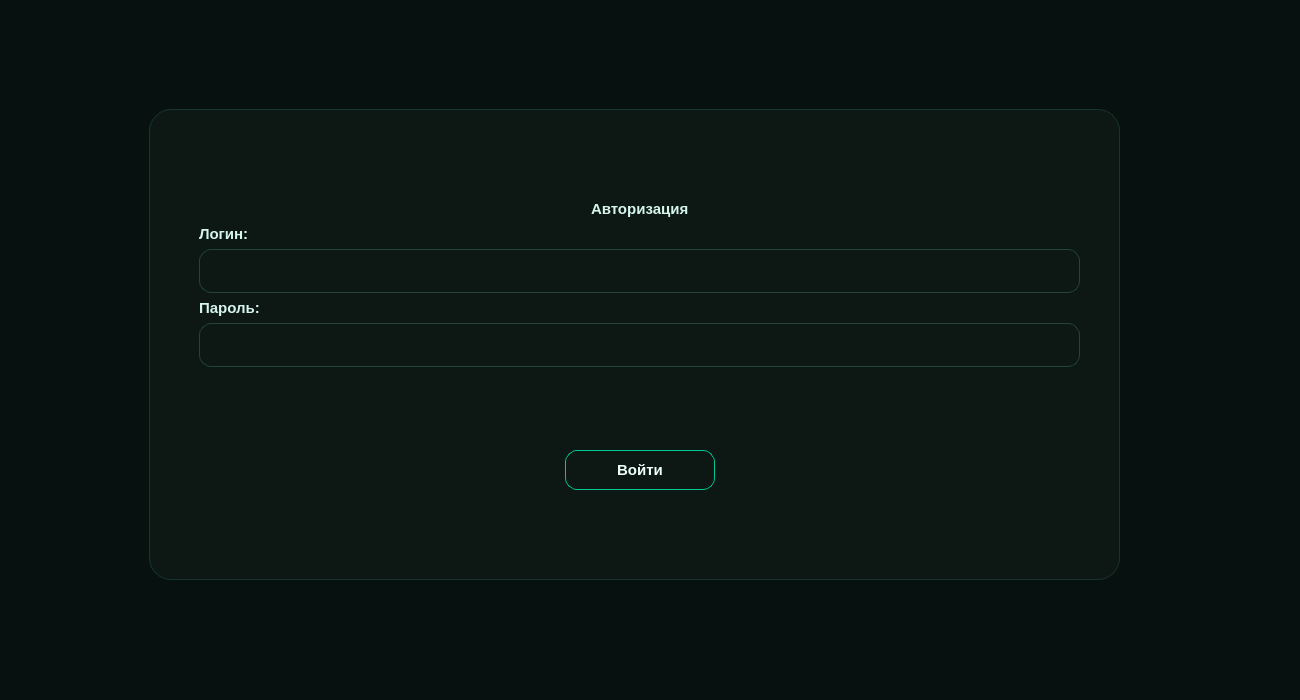
<?xml version="1.0" encoding="UTF-8"?>
<ui version="4.0">
 <class>MainWindow</class>
 <widget class="QMainWindow" name="MainWindow">
  <property name="geometry">
   <rect>
    <x>0</x>
    <y>0</y>
    <width>1300</width>
    <height>700</height>
   </rect>
  </property>
  <property name="minimumSize">
   <size>
    <width>1300</width>
    <height>700</height>
   </size>
  </property>
  <property name="maximumSize">
   <size>
    <width>1300</width>
    <height>900</height>
   </size>
  </property>
  <property name="windowTitle">
   <string>FaceAcceost AI</string>
  </property>
  <property name="styleSheet">
   <string notr="true">QMainWindow {
    background-color: #07110f;
}

QWidget {
    color: #ecfff8;
    font-family: &quot;Segoe UI&quot;;
    font-size: 14px;
    background-color: transparent;
}

QFrame#indicator {
    background-color: #00c896;
    border-radius: 2px;
}

QWidget#centralwidget,
QWidget#centralWidget {
    background-color: #07110f;
}

QStackedWidget {
    background-color: #07110f;
}

QGroupBox {
    background-color: #0d1815;
    border: 1px solid #18352d;
    border-radius: 22px;
    padding: 28px;
}

QGroupBox:hover {
    border: 1px solid #00d39f;
}

QGroupBox QWidget {
    background-color: transparent;
}

QLabel {
    color: #d5f5ec;
    font-size: 15px;
    font-weight: 500;
}

QLabel#labelTitle {
    color: #ffffff;
    font-size: 34px;
    font-weight: 700;
    letter-spacing: 1px;
    padding-bottom: 10px;
}

QLabel#label_NameApplication {
    font-size: 35px;
    font-weight: 700;
}

QGroupBox#groupBox_Arrived QLabel#label_TitleArrived {
	font: 600 20pt &quot;Ubuntu Sans&quot;;
	font-weight: 500;
}

QGroupBox#groupBox_Arrived QLabel#label_NumberArrived {
	font: 600 35pt &quot;Ubuntu Sans&quot;;
	font-weight: 650;
}

QGroupBox#groupBox_Late QLabel#label_TitleLate {
	font: 600 20pt &quot;Ubuntu Sans&quot;;
	font-weight: 500;
}

QGroupBox#groupBox_Late QLabel#label_NumberLate {
	font: 600 35pt &quot;Ubuntu Sans&quot;;
	font-weight: 650;
}

QGroupBox#groupBox_Missing QLabel#label_TitleMissing {
	font: 600 20pt &quot;Ubuntu Sans&quot;;
	font-weight: 500;
}

QGroupBox#groupBox_Missing QLabel#label_NumberMissing {
	font: 600 35pt &quot;Ubuntu Sans&quot;;
	font-weight: 650;
}

/* === СТАТИСТИКА: groupBox_Arrived (зелёный) === */
QGroupBox#groupBox_Arrived {
    background: qlineargradient(x1:0, y1:0, x2:1, y2:1, 
        stop:0 #2d5a4a, stop:1 #1a3d32);
    border: 2px solid #4a7c6a;
    border-radius: 4px;
    padding: 15px 20px;
}

QGroupBox#groupBox_Arrived:hover {
    border: 2px solid #5a9c8a;
    background: qlineargradient(x1:0, y1:0, x2:1, y2:1, 
        stop:0 #3d6a5a, stop:1 #2a4d42);
}

QGroupBox#groupBox_Arrived QLabel {
    color: #ffffff;
    font-size: 18px;
    font-weight: 700;
    padding-left: 15px;
    padding-top: 8px;
}

/* === СТАТИСТИКА: groupBox_Late (оранжевый) === */
QGroupBox#groupBox_Late {
    background: qlineargradient(x1:0, y1:0, x2:1, y2:1, 
        stop:0 #8b6a3d, stop:1 #5a4a2d);
    border: 2px solid #a67c4a;
    border-radius: 4px;
    padding: 15px 20px;
}

QGroupBox#groupBox_Late:hover {
    border: 2px solid #c69c5a;
    background: qlineargradient(x1:0, y1:0, x2:1, y2:1, 
        stop:0 #9b7a4d, stop:1 #6a5a3d);
}

QGroupBox#groupBox_Late QLabel {
    color: #ffffff;
    font-size: 18px;
    font-weight: 700;
    padding-left: 15px;
    padding-top: 8px;
}

/* === СТАТИСТИКА: groupBox_Missing (красный) === */
QGroupBox#groupBox_Missing {
    background: qlineargradient(x1:0, y1:0, x2:1, y2:1, 
        stop:0 #6a3d3d, stop:1 #4a2d2d);
    border: 2px solid #7c4a4a;
    border-radius: 4px;
    padding: 15px 20px;
}

QGroupBox#groupBox_Missing:hover {
    border: 2px solid #9c5a5a;
    background: qlineargradient(x1:0, y1:0, x2:1, y2:1, 
        stop:0 #7a4d4d, stop:1 #5a3d3d);
}

QGroupBox#groupBox_Missing QLabel {
    color: #ffffff;
    font-size: 18px;
    font-weight: 700;
    padding-left: 15px;
    padding-top: 8px;
}

QLineEdit {
    background-color: #101d1a;
    border: 1px solid #21453b;
    border-radius: 12px;
    padding: 11px 14px;
    color: #f2fffb;
    font-size: 15px;
}

QLineEdit:hover {
    background-color: #132420;
    border: 1px solid #00b98b;
}

QLineEdit:focus {
    background-color: #152925;
    border: 2px solid #00d39f;
}

QLineEdit::placeholder {
    color: #6e8f84;
}

QPushButton {
    background-color: #10201b;
    color: #ecfff8;
    border: 1px solid #00c896;
    border-radius: 12px;
    padding: 10px 28px;
    font-size: 15px;
    font-weight: 600;
}

QPushButton:hover {
    background-color: #00c896;
    color: #04110d;
    border: 1px solid #00e0a8;
}

QPushButton:pressed {
    background-color: #009f77;
    color: #ffffff;
    border: 1px solid #00c896;
}

QPushButton:disabled {
    background-color: #111816;
    color: #5d746d;
    border: 1px solid #23312d;
}</string>
  </property>
  <widget class="QWidget" name="centralwidget">
   <widget class="QStackedWidget" name="stackedWidget">
    <property name="geometry">
     <rect>
      <x>-1</x>
      <y>-1</y>
      <width>1301</width>
      <height>701</height>
     </rect>
    </property>
    <widget class="QWidget" name="page_login">
     <widget class="QGroupBox" name="groupBox">
      <property name="enabled">
       <bool>true</bool>
      </property>
      <property name="geometry">
       <rect>
        <x>150</x>
        <y>110</y>
        <width>971</width>
        <height>471</height>
       </rect>
      </property>
      <property name="minimumSize">
       <size>
        <width>0</width>
        <height>0</height>
       </size>
      </property>
      <property name="styleSheet">
       <string notr="true"/>
      </property>
      <property name="title">
       <string/>
      </property>
      <widget class="QWidget" name="layoutWidget">
       <property name="geometry">
        <rect>
         <x>50</x>
         <y>90</y>
         <width>881</width>
         <height>291</height>
        </rect>
       </property>
       <layout class="QVBoxLayout" name="verticalLayout">
        <item>
         <layout class="QHBoxLayout" name="horizontalLayout">
          <item>
           <spacer name="horizontalSpacer">
            <property name="orientation">
             <enum>Qt::Orientation::Horizontal</enum>
            </property>
            <property name="sizeHint" stdset="0">
             <size>
              <width>40</width>
              <height>20</height>
             </size>
            </property>
           </spacer>
          </item>
          <item>
           <widget class="QLabel" name="label">
            <property name="styleSheet">
             <string notr="true">
font: 600 30pt &quot;Ubuntu Sans&quot;;</string>
            </property>
            <property name="text">
             <string>Авторизация</string>
            </property>
           </widget>
          </item>
          <item>
           <spacer name="horizontalSpacer_2">
            <property name="orientation">
             <enum>Qt::Orientation::Horizontal</enum>
            </property>
            <property name="sizeHint" stdset="0">
             <size>
              <width>40</width>
              <height>20</height>
             </size>
            </property>
           </spacer>
          </item>
         </layout>
        </item>
        <item>
         <widget class="QLabel" name="label_2">
          <property name="styleSheet">
           <string notr="true"/>
          </property>
          <property name="text">
           <string>Логин:</string>
          </property>
         </widget>
        </item>
        <item>
         <widget class="QLineEdit" name="lineEdit_login">
          <property name="minimumSize">
           <size>
            <width>800</width>
            <height>40</height>
           </size>
          </property>
          <property name="styleSheet">
           <string notr="true"/>
          </property>
         </widget>
        </item>
        <item>
         <widget class="QLabel" name="label_3">
          <property name="styleSheet">
           <string notr="true"/>
          </property>
          <property name="text">
           <string>Пароль:</string>
          </property>
         </widget>
        </item>
        <item>
         <widget class="QLineEdit" name="lineEdit_password">
          <property name="minimumSize">
           <size>
            <width>800</width>
            <height>40</height>
           </size>
          </property>
          <property name="styleSheet">
           <string notr="true"/>
          </property>
         </widget>
        </item>
        <item>
         <spacer name="verticalSpacer_3">
          <property name="orientation">
           <enum>Qt::Orientation::Vertical</enum>
          </property>
          <property name="sizeHint" stdset="0">
           <size>
            <width>20</width>
            <height>40</height>
           </size>
          </property>
         </spacer>
        </item>
        <item>
         <layout class="QHBoxLayout" name="horizontalLayout_2">
          <item>
           <spacer name="horizontalSpacer_4">
            <property name="orientation">
             <enum>Qt::Orientation::Horizontal</enum>
            </property>
            <property name="sizeHint" stdset="0">
             <size>
              <width>40</width>
              <height>20</height>
             </size>
            </property>
           </spacer>
          </item>
          <item>
           <widget class="QPushButton" name="pushButton_vhod">
            <property name="minimumSize">
             <size>
              <width>150</width>
              <height>20</height>
             </size>
            </property>
            <property name="styleSheet">
             <string notr="true"/>
            </property>
            <property name="text">
             <string>Войти</string>
            </property>
           </widget>
          </item>
          <item>
           <layout class="QVBoxLayout" name="verticalLayout_2"/>
          </item>
          <item>
           <spacer name="horizontalSpacer_3">
            <property name="orientation">
             <enum>Qt::Orientation::Horizontal</enum>
            </property>
            <property name="sizeHint" stdset="0">
             <size>
              <width>40</width>
              <height>20</height>
             </size>
            </property>
           </spacer>
          </item>
         </layout>
        </item>
       </layout>
      </widget>
     </widget>
    </widget>
    <widget class="QWidget" name="page_mainWindow">
     <widget class="QFrame" name="frame">
      <property name="geometry">
       <rect>
        <x>-1</x>
        <y>-1</y>
        <width>251</width>
        <height>691</height>
       </rect>
      </property>
      <property name="styleSheet">
       <string notr="true">background-color: rgb(12, 21, 19);</string>
      </property>
      <property name="frameShape">
       <enum>QFrame::Shape::StyledPanel</enum>
      </property>
      <property name="frameShadow">
       <enum>QFrame::Shadow::Raised</enum>
      </property>
      <widget class="QWidget" name="verticalLayoutWidget">
       <property name="geometry">
        <rect>
         <x>10</x>
         <y>110</y>
         <width>221</width>
         <height>302</height>
        </rect>
       </property>
       <layout class="QVBoxLayout" name="verticalLayout_3">
        <item>
         <widget class="QPushButton" name="pushButton">
          <property name="styleSheet">
           <string notr="true">/* ===== КНОПКИ МЕНЮ ===== */

QPushButton {
    background-color: transparent;

    border: 1px solid transparent;
    border-radius: 14px;

    color: #ffffff;

    font-size: 15px;
    font-weight: 600;

    text-align: left;

    padding-left: 18px;
    padding-right: 18px;

    min-height: 30px;
    max-height: 30px;
}

/* ===== НАВЕДЕНИЕ ===== */

QPushButton:hover {
    background-color: rgba(0, 200, 150, 0.08);

    border: 1px solid #00c896;

    color: #ffffff;
}

/* ===== НАЖАТИЕ ===== */

QPushButton:pressed {
    background-color: rgba(0, 200, 150, 0.18);

    border: 1px solid #00e0a8;
}

/* ===== АКТИВНАЯ КНОПКА ===== */

QPushButton:checked {
    background-color: rgba(0, 200, 150, 0.12);

    border: 1px solid #00c896;

    color: #ffffff;
}

/* ===== ИКОНКА ===== */

QPushButton::icon {
    padding-left: 6px;
}</string>
          </property>
          <property name="text">
           <string>Главная</string>
          </property>
          <property name="icon">
           <iconset resource="icons.qrc">
            <normaloff>:/icon/icon_source_file/homePage.png</normaloff>:/icon/icon_source_file/homePage.png</iconset>
          </property>
         </widget>
        </item>
        <item>
         <widget class="QPushButton" name="pushButton_2">
          <property name="styleSheet">
           <string notr="true">/* ===== КНОПКИ МЕНЮ ===== */

QPushButton {
    background-color: transparent;

    border: 1px solid transparent;
    border-radius: 14px;

    color: #ffffff;

    font-size: 15px;
    font-weight: 600;

    text-align: left;

    padding-left: 18px;
    padding-right: 18px;

    min-height: 30px;
    max-height: 30px;
}

/* ===== НАВЕДЕНИЕ ===== */

QPushButton:hover {
    background-color: rgba(0, 200, 150, 0.08);

    border: 1px solid #00c896;

    color: #ffffff;
}

/* ===== НАЖАТИЕ ===== */

QPushButton:pressed {
    background-color: rgba(0, 200, 150, 0.18);

    border: 1px solid #00e0a8;
}

/* ===== АКТИВНАЯ КНОПКА ===== */

QPushButton:checked {
    background-color: rgba(0, 200, 150, 0.12);

    border: 1px solid #00c896;

    color: #ffffff;
}

/* ===== ИКОНКА ===== */

QPushButton::icon {
    padding-left: 6px;
}</string>
          </property>
          <property name="text">
           <string>Биометрия</string>
          </property>
          <property name="icon">
           <iconset resource="icons.qrc">
            <normaloff>:/icon/icon_source_file/biometricsPage.png</normaloff>:/icon/icon_source_file/biometricsPage.png</iconset>
          </property>
         </widget>
        </item>
        <item>
         <widget class="QPushButton" name="pushButton_3">
          <property name="styleSheet">
           <string notr="true">/* ===== КНОПКИ МЕНЮ ===== */

QPushButton {
    background-color: transparent;

    border: 1px solid transparent;
    border-radius: 14px;

    color: #ffffff;

    font-size: 15px;
    font-weight: 600;

    text-align: left;

    padding-left: 18px;
    padding-right: 18px;

    min-height: 30px;
    max-height: 30px;
}

/* ===== НАВЕДЕНИЕ ===== */

QPushButton:hover {
    background-color: rgba(0, 200, 150, 0.08);

    border: 1px solid #00c896;

    color: #ffffff;
}

/* ===== НАЖАТИЕ ===== */

QPushButton:pressed {
    background-color: rgba(0, 200, 150, 0.18);

    border: 1px solid #00e0a8;
}

/* ===== АКТИВНАЯ КНОПКА ===== */

QPushButton:checked {
    background-color: rgba(0, 200, 150, 0.12);

    border: 1px solid #00c896;

    color: #ffffff;
}

/* ===== ИКОНКА ===== */

QPushButton::icon {
    padding-left: 6px;
}</string>
          </property>
          <property name="text">
           <string>Пользователи</string>
          </property>
          <property name="icon">
           <iconset resource="icons.qrc">
            <normaloff>:/icon/icon_source_file/employeesPage.png</normaloff>:/icon/icon_source_file/employeesPage.png</iconset>
          </property>
         </widget>
        </item>
        <item>
         <widget class="QPushButton" name="pushButton_4">
          <property name="styleSheet">
           <string notr="true">/* ===== КНОПКИ МЕНЮ ===== */

QPushButton {
    background-color: transparent;

    border: 1px solid transparent;
    border-radius: 14px;

    color: #ffffff;

    font-size: 15px;
    font-weight: 600;

    text-align: left;

    padding-left: 18px;
    padding-right: 18px;

    min-height: 30px;
    max-height: 30px;
}

/* ===== НАВЕДЕНИЕ ===== */

QPushButton:hover {
    background-color: rgba(0, 200, 150, 0.08);

    border: 1px solid #00c896;

    color: #ffffff;
}

/* ===== НАЖАТИЕ ===== */

QPushButton:pressed {
    background-color: rgba(0, 200, 150, 0.18);

    border: 1px solid #00e0a8;
}

/* ===== АКТИВНАЯ КНОПКА ===== */

QPushButton:checked {
    background-color: rgba(0, 200, 150, 0.12);

    border: 1px solid #00c896;

    color: #ffffff;
}

/* ===== ИКОНКА ===== */

QPushButton::icon {
    padding-left: 6px;
}</string>
          </property>
          <property name="text">
           <string>Статистика</string>
          </property>
          <property name="icon">
           <iconset resource="icons.qrc">
            <normaloff>:/icon/icon_source_file/statistics.png</normaloff>:/icon/icon_source_file/statistics.png</iconset>
          </property>
         </widget>
        </item>
        <item>
         <widget class="QPushButton" name="pushButton_5">
          <property name="styleSheet">
           <string notr="true">/* ===== КНОПКИ МЕНЮ ===== */

QPushButton {
    background-color: transparent;

    border: 1px solid transparent;
    border-radius: 14px;

    color: #ffffff;

    font-size: 15px;
    font-weight: 600;

    text-align: left;

    padding-left: 18px;
    padding-right: 18px;

    min-height: 30px;
    max-height: 30px;
}

/* ===== НАВЕДЕНИЕ ===== */

QPushButton:hover {
    background-color: rgba(0, 200, 150, 0.08);

    border: 1px solid #00c896;

    color: #ffffff;
}

/* ===== НАЖАТИЕ ===== */

QPushButton:pressed {
    background-color: rgba(0, 200, 150, 0.18);

    border: 1px solid #00e0a8;
}

/* ===== АКТИВНАЯ КНОПКА ===== */

QPushButton:checked {
    background-color: rgba(0, 200, 150, 0.12);

    border: 1px solid #00c896;

    color: #ffffff;
}

/* ===== ИКОНКА ===== */

QPushButton::icon {
    padding-left: 6px;
}</string>
          </property>
          <property name="text">
           <string>Настройки</string>
          </property>
          <property name="icon">
           <iconset resource="icons.qrc">
            <normaloff>:/icon/icon_source_file/settingsPage.png</normaloff>:/icon/icon_source_file/settingsPage.png</iconset>
          </property>
         </widget>
        </item>
       </layout>
      </widget>
      <widget class="QFrame" name="indicator">
       <property name="geometry">
        <rect>
         <x>25</x>
         <y>126</y>
         <width>4</width>
         <height>26</height>
        </rect>
       </property>
       <property name="styleSheet">
        <string notr="true">background-color: rgb(1, 165, 3);</string>
       </property>
       <property name="frameShape">
        <enum>QFrame::Shape::StyledPanel</enum>
       </property>
       <property name="frameShadow">
        <enum>QFrame::Shadow::Raised</enum>
       </property>
      </widget>
     </widget>
     <widget class="QStackedWidget" name="stackedWidget_2">
      <property name="geometry">
       <rect>
        <x>249</x>
        <y>-1</y>
        <width>1051</width>
        <height>691</height>
       </rect>
      </property>
      <widget class="QWidget" name="page">
       <widget class="QLabel" name="label_NameApplication">
        <property name="geometry">
         <rect>
          <x>10</x>
          <y>10</y>
          <width>251</width>
          <height>61</height>
         </rect>
        </property>
        <property name="font">
         <font>
          <family>Segoe UI</family>
          <pointsize>-1</pointsize>
          <bold>true</bold>
         </font>
        </property>
        <property name="text">
         <string>FaceAccess AI</string>
        </property>
       </widget>
       <widget class="QWidget" name="horizontalLayoutWidget">
        <property name="geometry">
         <rect>
          <x>30</x>
          <y>90</y>
          <width>971</width>
          <height>81</height>
         </rect>
        </property>
        <layout class="QHBoxLayout" name="horizontalLayout_3">
         <item>
          <widget class="QGroupBox" name="groupBox_Arrived">
           <property name="minimumSize">
            <size>
             <width>300</width>
             <height>0</height>
            </size>
           </property>
           <property name="styleSheet">
            <string notr="true"/>
           </property>
           <property name="title">
            <string/>
           </property>
           <widget class="QLabel" name="label_TitleArrived">
            <property name="geometry">
             <rect>
              <x>0</x>
              <y>0</y>
              <width>151</width>
              <height>41</height>
             </rect>
            </property>
            <property name="styleSheet">
             <string notr="true">QLebel#label_TitleArrived{
	font-size: 40;
	font-weight: 500;
}</string>
            </property>
            <property name="text">
             <string>Пришло</string>
            </property>
           </widget>
           <widget class="QLabel" name="label_NumberArrived">
            <property name="geometry">
             <rect>
              <x>160</x>
              <y>0</y>
              <width>141</width>
              <height>71</height>
             </rect>
            </property>
            <property name="text">
             <string>1000</string>
            </property>
           </widget>
          </widget>
         </item>
         <item>
          <spacer name="horizontalSpacer_5">
           <property name="orientation">
            <enum>Qt::Orientation::Horizontal</enum>
           </property>
           <property name="sizeHint" stdset="0">
            <size>
             <width>40</width>
             <height>20</height>
            </size>
           </property>
          </spacer>
         </item>
         <item>
          <widget class="QGroupBox" name="groupBox_Late">
           <property name="minimumSize">
            <size>
             <width>300</width>
             <height>0</height>
            </size>
           </property>
           <property name="styleSheet">
            <string notr="true">QGroupBox#groupBoxOrange {
    background: qlineargradient(x1:0, y1:0, x2:1, y2:1, 
        stop:0 #8b6a3d, stop:1 #5a4a2d);
    border: 2px solid #a67c4a;
    border-radius: 12px;
    padding: 15px 20px;
    font-size: 16px;
    font-weight: 600;
    color: #fff8ec;
}

QGroupBox#groupBoxOrange:hover {
    border: 2px solid #c69c5a;
    background: qlineargradient(x1:0, y1:0, x2:1, y2:1, 
        stop:0 #9b7a4d, stop:1 #6a5a3d);
}

QGroupBox#groupBoxOrange QLabel {
    color: #ffffff;
    font-size: 18px;
    font-weight: 700;
}</string>
           </property>
           <property name="title">
            <string/>
           </property>
           <widget class="QLabel" name="label_TitleLate">
            <property name="geometry">
             <rect>
              <x>0</x>
              <y>0</y>
              <width>181</width>
              <height>41</height>
             </rect>
            </property>
            <property name="text">
             <string>Опоздало</string>
            </property>
           </widget>
           <widget class="QLabel" name="label_NumberLate">
            <property name="geometry">
             <rect>
              <x>160</x>
              <y>0</y>
              <width>141</width>
              <height>71</height>
             </rect>
            </property>
            <property name="text">
             <string>1000</string>
            </property>
           </widget>
          </widget>
         </item>
         <item>
          <spacer name="horizontalSpacer_6">
           <property name="orientation">
            <enum>Qt::Orientation::Horizontal</enum>
           </property>
           <property name="sizeHint" stdset="0">
            <size>
             <width>40</width>
             <height>20</height>
            </size>
           </property>
          </spacer>
         </item>
         <item>
          <widget class="QGroupBox" name="groupBox_Missing">
           <property name="minimumSize">
            <size>
             <width>300</width>
             <height>0</height>
            </size>
           </property>
           <property name="styleSheet">
            <string notr="true">QGroupBox#groupBoxRed {
    background: qlineargradient(x1:0, y1:0, x2:1, y2:1, 
        stop:0 #6a3d3d, stop:1 #4a2d2d);
    border: 2px solid #7c4a4a;
    border-radius: 12px;
    padding: 15px 20px;
    font-size: 16px;
    font-weight: 600;
    color: #ffecec;
}

QGroupBox#groupBoxRed:hover {
    border: 2px solid #9c5a5a;
    background: qlineargradient(x1:0, y1:0, x2:1, y2:1, 
        stop:0 #7a4d4d, stop:1 #5a3d3d);
}

QGroupBox#groupBoxRed QLabel {
    color: #ffffff;
    font-size: 18px;
    font-weight: 700;
}</string>
           </property>
           <property name="title">
            <string/>
           </property>
           <widget class="QLabel" name="label_TitleMissing">
            <property name="geometry">
             <rect>
              <x>0</x>
              <y>0</y>
              <width>191</width>
              <height>41</height>
             </rect>
            </property>
            <property name="text">
             <string>Отсутствует</string>
            </property>
           </widget>
           <widget class="QLabel" name="label_NumberMissing">
            <property name="geometry">
             <rect>
              <x>160</x>
              <y>0</y>
              <width>141</width>
              <height>71</height>
             </rect>
            </property>
            <property name="text">
             <string>1000</string>
            </property>
           </widget>
          </widget>
         </item>
        </layout>
       </widget>
      </widget>
      <widget class="QWidget" name="page_2">
       <widget class="QLineEdit" name="lineEdit">
        <property name="geometry">
         <rect>
          <x>140</x>
          <y>250</y>
          <width>251</width>
          <height>81</height>
         </rect>
        </property>
       </widget>
       <widget class="QLabel" name="label_5">
        <property name="geometry">
         <rect>
          <x>40</x>
          <y>40</y>
          <width>101</width>
          <height>41</height>
         </rect>
        </property>
        <property name="text">
         <string>Биометрия</string>
        </property>
       </widget>
      </widget>
      <widget class="QWidget" name="page_3">
       <widget class="QLabel" name="label_6">
        <property name="geometry">
         <rect>
          <x>40</x>
          <y>90</y>
          <width>131</width>
          <height>41</height>
         </rect>
        </property>
        <property name="text">
         <string>Пользователи</string>
        </property>
       </widget>
      </widget>
      <widget class="QWidget" name="page_4">
       <widget class="QLabel" name="label_7">
        <property name="geometry">
         <rect>
          <x>80</x>
          <y>60</y>
          <width>101</width>
          <height>41</height>
         </rect>
        </property>
        <property name="text">
         <string>Статистика</string>
        </property>
       </widget>
      </widget>
      <widget class="QWidget" name="page_5">
       <widget class="QLabel" name="label_8">
        <property name="geometry">
         <rect>
          <x>70</x>
          <y>40</y>
          <width>111</width>
          <height>41</height>
         </rect>
        </property>
        <property name="text">
         <string>Настройки</string>
        </property>
       </widget>
      </widget>
     </widget>
    </widget>
   </widget>
  </widget>
 </widget>
 <resources>
  <include location="icons.qrc"/>
 </resources>
 <connections/>
</ui>
